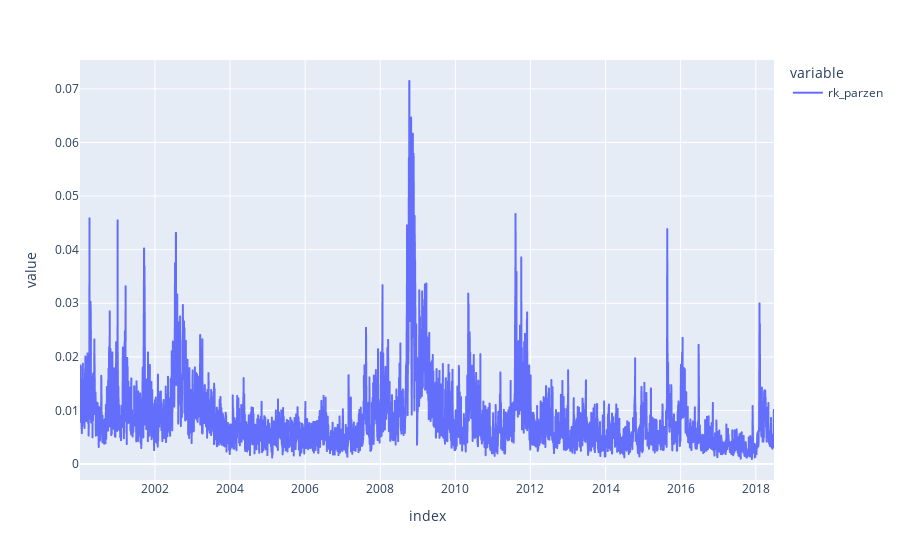

Notebook source saved alongside this figure:
### Code cell
import plotly.express as px
import pandas as pd
import numpy as np
from pandas import Index

MODULE_DIRECTORY = "../modules/stochastic_volatility_models/stochastic_volatility_models"
ticker = "SPX"
measure = "rk_parzen"

path: str = f"{MODULE_DIRECTORY}/data/realised_volatility/oxfordman.csv"


realised_measures = pd.read_csv(path, index_col=0)
ticker_realised_volatility = realised_measures.loc[(realised_measures.Symbol == f".{ticker.upper()}"), measure]
ticker_realised_volatility.index = Index(((ticker_realised_volatility.index).values.astype("datetime64[ns]") + np.timedelta64(2, "h")).astype("datetime64[D]").astype(str))

px.line(np.sqrt(ticker_realised_volatility))

### Figure 1 — Plotly figure (JSON) as saved in the notebook; plotly's stock layout.template omitted (floating-point values rounded to 4 significant figures; data arrays with more than 128 entries replaced by an {"elided": "..."} marker saying what was removed)
{"data": [{"hovertemplate": "variable=rk_parzen<br>index=%{x}<br>value=%{y}<extra></extra>", "legendgroup": "rk_parzen", "line": {"color": "#636efa", "dash": "solid"}, "marker": {"symbol": "circle"}, "mode": "lines", "name": "rk_parzen", "showlegend": true, "type": "scattergl", "x": {"elided": "4641 str values"}, "xaxis": "x", "y": {"elided": "4641 float values"}, "yaxis": "y"}], "layout": {"legend": {"title": {"text": "variable"}, "tracegroupgap": 0}, "margin": {"t": 60}, "xaxis": {"anchor": "y", "domain": [0, 1], "title": {"text": "index"}}, "yaxis": {"anchor": "x", "domain": [0, 1], "title": {"text": "value"}}}}
